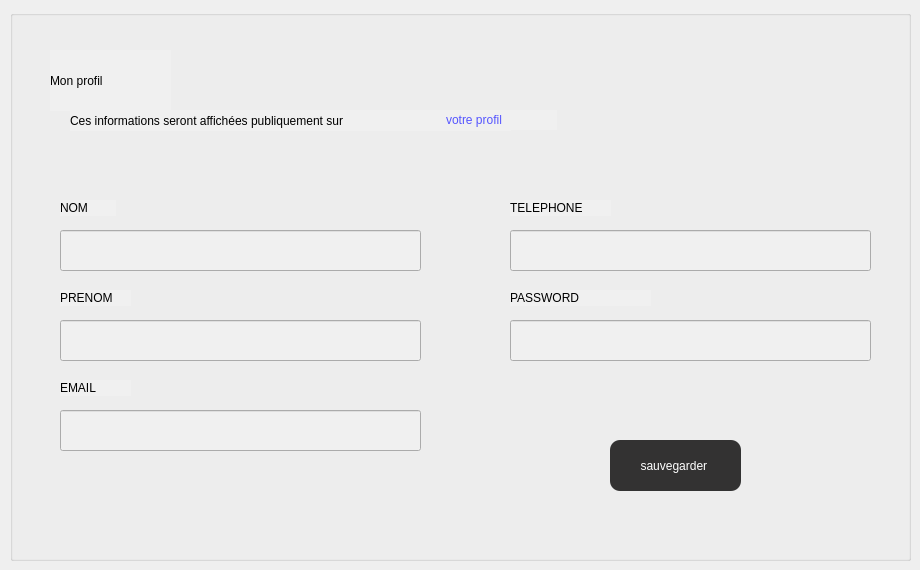
    <widget class="QWidget" name="profil">
     <widget class="QGroupBox" name="groupBox">
      <property name="geometry">
       <rect>
        <x>10</x>
        <y>10</y>
        <width>901</width>
        <height>551</height>
       </rect>
      </property>
      <property name="styleSheet">
       <string notr="true">background-color: rgb(240, 240, 240);</string>
      </property>
      <property name="title">
       <string/>
      </property>
      <widget class="QLabel" name="label_12">
       <property name="geometry">
        <rect>
         <x>40</x>
         <y>40</y>
         <width>121</width>
         <height>61</height>
        </rect>
       </property>
       <property name="styleSheet">
        <string notr="true">	font: 87 10pt &quot;Nexa Rust Sans Black 01&quot;;</string>
       </property>
       <property name="text">
        <string>Mon profil</string>
       </property>
      </widget>
      <widget class="QLabel" name="label_13">
       <property name="geometry">
        <rect>
         <x>60</x>
         <y>100</y>
         <width>441</width>
         <height>21</height>
        </rect>
       </property>
       <property name="styleSheet">
        <string notr="true">font: 75 10pt &quot;Segoe UI&quot;;
</string>
       </property>
       <property name="text">
        <string>Ces informations seront affichées publiquement sur</string>
       </property>
      </widget>
      <widget class="QLabel" name="label_14">
       <property name="geometry">
        <rect>
         <x>436</x>
         <y>100</y>
         <width>111</width>
         <height>20</height>
        </rect>
       </property>
       <property name="styleSheet">
        <string notr="true">font: 75 10pt &quot;Segoe UI&quot;;
color: rgb(85, 85, 255);</string>
       </property>
       <property name="text">
        <string>votre profil</string>
       </property>
      </widget>
      <widget class="QLabel" name="label_15">
       <property name="geometry">
        <rect>
         <x>50</x>
         <y>190</y>
         <width>56</width>
         <height>16</height>
        </rect>
       </property>
       <property name="styleSheet">
        <string notr="true">font: 10pt &quot;MS Shell Dlg 2&quot;;</string>
       </property>
       <property name="text">
        <string>NOM</string>
       </property>
      </widget>
      <widget class="QLineEdit" name="lineEdit">
       <property name="geometry">
        <rect>
         <x>50</x>
         <y>220</y>
         <width>361</width>
         <height>41</height>
        </rect>
       </property>
      </widget>
      <widget class="QLabel" name="label_16">
       <property name="geometry">
        <rect>
         <x>50</x>
         <y>280</y>
         <width>71</width>
         <height>16</height>
        </rect>
       </property>
       <property name="styleSheet">
        <string notr="true">font: 10pt &quot;MS Shell Dlg 2&quot;;</string>
       </property>
       <property name="text">
        <string>PRENOM</string>
       </property>
      </widget>
      <widget class="QLineEdit" name="lineEdit_2">
       <property name="geometry">
        <rect>
         <x>50</x>
         <y>310</y>
         <width>361</width>
         <height>41</height>
        </rect>
       </property>
      </widget>
      <widget class="QLabel" name="label_17">
       <property name="geometry">
        <rect>
         <x>50</x>
         <y>370</y>
         <width>71</width>
         <height>16</height>
        </rect>
       </property>
       <property name="styleSheet">
        <string notr="true">font: 10pt &quot;MS Shell Dlg 2&quot;;</string>
       </property>
       <property name="text">
        <string>EMAIL</string>
       </property>
      </widget>
      <widget class="QLineEdit" name="lineEdit_3">
       <property name="geometry">
        <rect>
         <x>50</x>
         <y>400</y>
         <width>361</width>
         <height>41</height>
        </rect>
       </property>
      </widget>
      <widget class="QLabel" name="label_18">
       <property name="geometry">
        <rect>
         <x>500</x>
         <y>190</y>
         <width>101</width>
         <height>16</height>
        </rect>
       </property>
       <property name="styleSheet">
        <string notr="true">font: 10pt &quot;MS Shell Dlg 2&quot;;</string>
       </property>
       <property name="text">
        <string>TELEPHONE</string>
       </property>
      </widget>
      <widget class="QLineEdit" name="lineEdit_4">
       <property name="geometry">
        <rect>
         <x>500</x>
         <y>220</y>
         <width>361</width>
         <height>41</height>
        </rect>
       </property>
      </widget>
      <widget class="QLabel" name="label_19">
       <property name="geometry">
        <rect>
         <x>500</x>
         <y>280</y>
         <width>141</width>
         <height>16</height>
        </rect>
       </property>
       <property name="styleSheet">
        <string notr="true">font: 10pt &quot;MS Shell Dlg 2&quot;;</string>
       </property>
       <property name="text">
        <string>PASSWORD</string>
       </property>
      </widget>
      <widget class="QLineEdit" name="lineEdit_5">
       <property name="geometry">
        <rect>
         <x>500</x>
         <y>310</y>
         <width>361</width>
         <height>41</height>
        </rect>
       </property>
      </widget>
      <widget class="QPushButton" name="pushButton_10">
       <property name="geometry">
        <rect>
         <x>600</x>
         <y>430</y>
         <width>131</width>
         <height>51</height>
        </rect>
       </property>
       <property name="styleSheet">
        <string notr="true">QPushButton{
    color:white;
	font: 75 10pt &quot;Source Code Pro&quot;;
	font: 87 8pt &quot;Nexa Rust Sans Black 01&quot;;
    background-color:rgb(39, 39,39);
background: rgb(51, 50, 50);
border-radius:10px;
}
QPushButton:hover
{
color:white;

background:#b20837;
border-radius:10px;
}</string>
       </property>
       <property name="text">
        <string>sauvegarder </string>
       </property>
      </widget>
     </widget>
    </widget>
